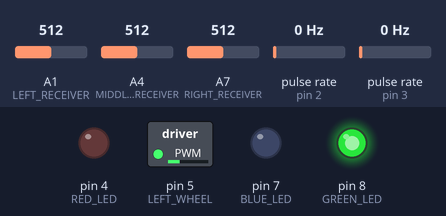
The sketch below on a simulated Arduino Nano, built with avr-gcc and run on an emulated ATmega328P. On the bench: switched loads named in the sketch (green lamp = pin HIGH), output pins drawn as LEDs (lit = HIGH). Wiring (inferred from the names in the program): 2 × pulse sensor: data pin 2 / data pin 3. Dashed ring = blinking. The test bench sets the inputs (shaded band); at power-on: A7 (RIGHT_RECEIVER) = 512, A1 (LEFT_RECEIVER) = 512, A4 (MIDDLE_RECEIVER) = 512, pulse rate (sensors on pin 2, pin 3) 0 Hz. Pins used as bus, display or sensor lines are not drawn.

Above: at 1.2 s.
1.3 s: A7 (RIGHT_RECEIVER) set to 540
At 2.5 s:
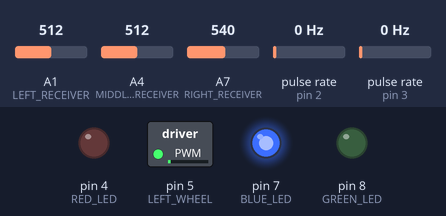
2.8 s: A1 (LEFT_RECEIVER) set to 541
At 3.09 s:
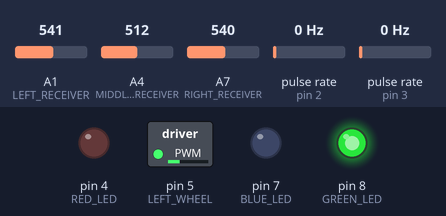
5.8 s: A1 (LEFT_RECEIVER) set to 560
8.8 s: A1 (LEFT_RECEIVER) set to 588
At 9.44 s:
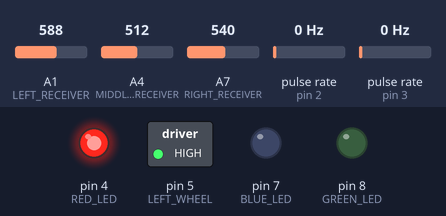
11.8 s: A1 (LEFT_RECEIVER) set to 306
At 12.7 s:
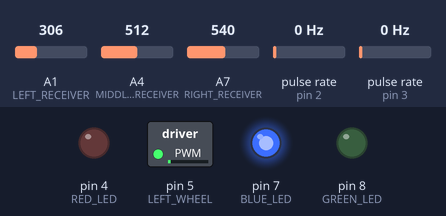
13.3 s: A1 (LEFT_RECEIVER) set to 716
At 13.53 s:
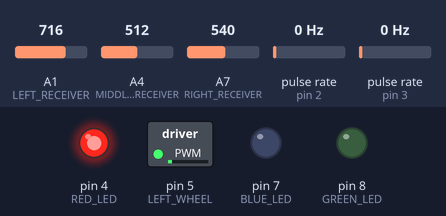
Timing chart, 0 to 17.3 s (numbered marks = the images above; inputs shaded):
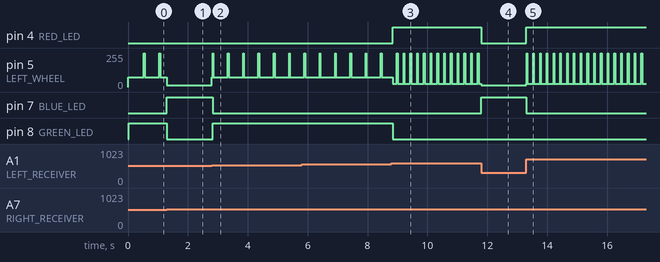

The sketch:

ee3car.ino
```cpp
/*
  FOLLOW THE TRACK!
*/


int volatile leftEncoderCount = 0;
int volatile rightEncoderCount = 0;
void leftIncrement(){
   leftEncoderCount++;
}
void rightIncrement(){
   rightEncoderCount++;
}

int LEFT_ENCODER = 2;
int RIGHT_ENCODER = 3;

int LEFT_WHEEL = 5;
int RIGHT_WHEEL = 3;

int RIGHT_RECEIVER = A7;
int MIDDLE_RECEIVER = A4;
int LEFT_RECEIVER = A1;

int BLUE_LED = 7;
int GREEN_LED = 8;
int RED_LED = 4;

int LEFT_WHITE = 108;
int MIDDLE_WHITE = 155;
int RIGHT_WHITE = 126;

int LEFT_BLACK = 74;
int MIDDLE_BLACK = 91;
int RIGHT_BLACK = 84;

int LEFT_NORM1 = LEFT_WHITE - LEFT_BLACK;
int MIDDLE_NORM1 = MIDDLE_WHITE - MIDDLE_BLACK;
int RIGHT_NORM1 = RIGHT_WHITE - RIGHT_BLACK;

float LEFT_NORM = 1.0/LEFT_NORM1;
float MIDDLE_NORM = 1.0/MIDDLE_NORM1;
float RIGHT_NORM = 1.0/RIGHT_NORM1;

byte right_high = 0;
byte middle_high = 0;
byte left_high = 0;

float right_val;
float middle_val;
float left_val;

int STOP_THRESHOLD = 120;

// the setup function runs once when you press reset or power the board
void setup() {
  Serial.begin(9600);
  // initialize analog pins left n right wheels as an output.
  pinMode(LEFT_WHEEL, OUTPUT);
  pinMode(RIGHT_WHEEL, OUTPUT);

  pinMode(RED_LED, OUTPUT);
  pinMode(BLUE_LED, OUTPUT);
  pinMode(GREEN_LED, OUTPUT);

  pinMode(LEFT_ENCODER, INPUT_PULLUP);
  pinMode(RIGHT_ENCODER, INPUT_PULLUP);
  attachInterrupt(digitalPinToInterrupt(LEFT_ENCODER), leftIncrement, CHANGE);
  attachInterrupt(digitalPinToInterrupt(RIGHT_ENCODER), rightIncrement, CHANGE);

 // analogWrite(LEFT_WHEEL, 205); //out of 255
 // analogWrite(RIGHT_WHEEL, 255);

}

void STOP(){
  analogWrite(LEFT_WHEEL, 0); //out of 255
  analogWrite(RIGHT_WHEEL, 0);

  digitalWrite(RED_LED, HIGH);
  digitalWrite(GREEN_LED, HIGH);
  digitalWrite(BLUE_LED, HIGH);
  delay(5000);
  if((analogRead(LEFT_RECEIVER)+analogRead(MIDDLE_RECEIVER)+analogRead(RIGHT_RECEIVER)) < STOP_THRESHOLD ){
    analogWrite(LEFT_WHEEL, 0); //out of 255
    analogWrite(RIGHT_WHEEL, 0);
    delay(500);
  }
 /* delay(50);
  digitalWrite(RED_LED, LOW);
  digitalWrite(GREEN_LED, LOW);
  digitalWrite(BLUE_LED, LOW);
  delay(50);  */

}

void START(){
  analogWrite(LEFT_WHEEL, 255); //out of 255
  analogWrite(RIGHT_WHEEL, 255); //was 200
  delay(22);
  //Serial.print("START");
}

int t = 0;
int T_THRESH = 50;
void TURN_LEFT(){
    digitalWrite(BLUE_LED, HIGH);
    digitalWrite(RED_LED, LOW);
    digitalWrite(GREEN_LED, LOW);
  if(t < T_THRESH){
    analogWrite(LEFT_WHEEL, 15); //out of 255
    analogWrite(RIGHT_WHEEL, 25);
    delay(7);
  } else {
    t = 0;
     analogWrite(LEFT_WHEEL, 15); //out of 255
    analogWrite(RIGHT_WHEEL, 255);
    delay(22);
   }

//  delay(3);

}

void TURN_RIGHT(){
    digitalWrite(RED_LED, HIGH);
    digitalWrite(GREEN_LED, LOW);
    digitalWrite(BLUE_LED, LOW);
  if(t < T_THRESH){
    analogWrite(LEFT_WHEEL, 25); //out of 255 was 100,15
    analogWrite(RIGHT_WHEEL, 15);
    delay(8);
  }
  else {
    t=0;
     analogWrite(LEFT_WHEEL, 255); //out of 255 was 100,15
    analogWrite(RIGHT_WHEEL, 15);
    delay(22);
   }
}
void GO_STRAIGHT(){
  analogWrite(RIGHT_WHEEL, 66);
  analogWrite(LEFT_WHEEL, 74);
  delay(22);
  if(t > 20){
    t=0;
    analogWrite(RIGHT_WHEEL, 255);
    analogWrite(LEFT_WHEEL, 255);
    }
  digitalWrite(GREEN_LED, HIGH);
  digitalWrite(RED_LED, LOW);
  digitalWrite(BLUE_LED, LOW);
  delay(24);
}


int stop_soon = 0;

int lastLeft = 0;
int lastRight = 0;
// the loop function runs over and over again forever
void loop() {

  int left_val = analogRead(LEFT_RECEIVER);
  int right_val = analogRead(RIGHT_RECEIVER);
  int middle_val = analogRead(MIDDLE_RECEIVER);

  /*
  Serial.print(left_val);
  Serial.print(" ");
  Serial.print(middle_val);
  Serial.print(" ");
  Serial.print(right_val);
  Serial.print(" t: ");
  Serial.print(t);
  Serial.print(" ");
  Serial.print((analogRead(LEFT_RECEIVER)+analogRead(MIDDLE_RECEIVER)+analogRead(RIGHT_RECEIVER)));
  Serial.print(" ");
  Serial.println();
  */


 // Serial.print(bias);
 // Serial.println();
  if(analogRead(LEFT_RECEIVER)>55 || analogRead(MIDDLE_RECEIVER) > 55 || analogRead(RIGHT_RECEIVER) > 45 ){

      if( (right_val - left_val )> 10) TURN_LEFT();
      else if( (left_val - right_val) > 35) TURN_RIGHT();
      else  GO_STRAIGHT();


    if(leftEncoderCount == lastLeft) t++;
    if(rightEncoderCount == lastRight) t++;
    t++;
  }
  else //if((analogRead(LEFT_RECEIVER)+analogRead(MIDDLE_RECEIVER)+analogRead(RIGHT_RECEIVER)) < STOP_THRESHOLD ){
    //  stop_soon = 1;
    //  if((analogRead(LEFT_RECEIVER)+analogRead(MIDDLE_RECEIVER)+analogRead(RIGHT_RECEIVER)) < STOP_THRESHOLD && stop_soon == 1 )
        STOP();
  /*} else {
    stop_soon = 0;
    digitalWrite(RED_LED, LOW);
    digitalWrite(GREEN_LED, LOW);
    digitalWrite(BLUE_LED, LOW);
    GO_STRAIGHT();
  } */

   //delay(20); //maybe remove? was 30


}
```

Measured:
- the behaviour switches between 522 and 523 on A7 (RIGHT_RECEIVER) (found by bisection; images 0 and 1)
- the behaviour switches between 529 and 530 on A1 (LEFT_RECEIVER) (found by bisection; images 1 and 2)
- the behaviour switches between 575 and 576 on A1 (LEFT_RECEIVER) (found by bisection; images 2 and 3)
- after the input at 1.3 s, pin 7 (BLUE_LED): LOW → HIGH at once; pin 8 (GREEN_LED): HIGH → LOW at once
- after the input at 2.8 s, pin 5 (LEFT_WHEEL): 15/255 → 74/255 at once, then repeats every 0.51 s: 255/255 0.02 s, 74/255 0.49 s; pin 7 (BLUE_LED): HIGH → LOW at once; pin 8 (GREEN_LED): LOW → HIGH at once
- after the input at 8.8 s, pin 4 (RED_LED): LOW → HIGH at once; pin 5 (LEFT_WHEEL): alternates 255/255 for 0.02 s and 25/255 for 0.20 s, starting at once; pin 8 (GREEN_LED): HIGH → LOW at once
- after the input at 11.8 s, pin 4 (RED_LED): HIGH → LOW at once; pin 7 (BLUE_LED): LOW → HIGH at once
- after the input at 13.3 s, pin 4 (RED_LED): LOW → HIGH at once; pin 5 (LEFT_WHEEL): 15/255 → 25/255 at once, then repeats every 0.23 s: 255/255 0.02 s, 25/255 0.20 s; pin 7 (BLUE_LED): HIGH → LOW at once
